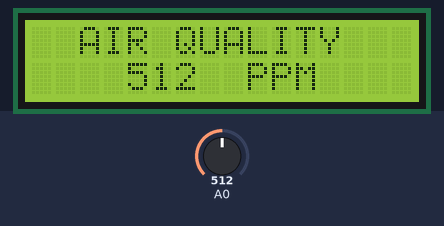
The sketch below on a simulated Arduino Uno, built with avr-gcc and run on an emulated ATmega328P. Shown: 16×2 character LCD. The test bench sets the inputs (shaded band); at power-on: A0 = 512.

Above: at 1.2 s.
1.3 s: A0 set to 716
At 3.3 s:
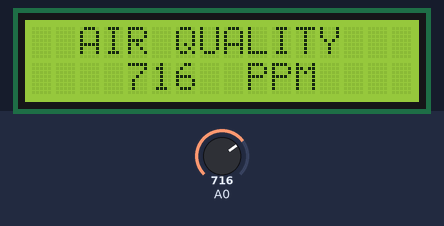
4.0 s: A0 set to 900
At 5.0 s:
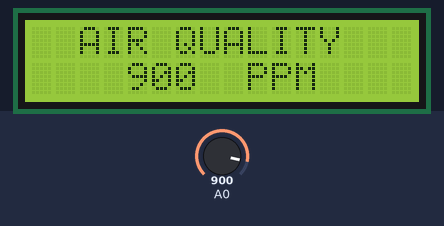
6.7 s: A0 set to 1023
At 8.4 s:
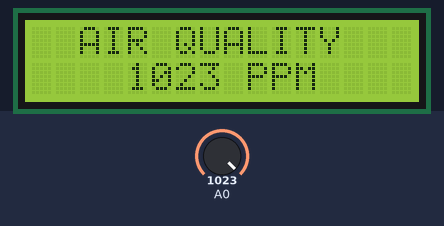
Timing chart, 0 to 9.9 s (numbered marks = the images above; inputs shaded):
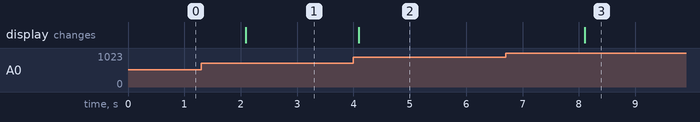

Measured:
- after the input at 1.3 s, the display: changes after 0.79 s (image 1)
- after the input at 4.0 s, the display: changes after 0.09 s (image 2)
- after the input at 6.7 s, the display: changes after 1.4 s (image 3)

The sketch:

Gas_Sensor.ino
```cpp
#include <LiquidCrystal_I2C.h>
LiquidCrystal_I2C lcd(0x3F,16,2);  // set the LCD address to 0x3F for a 16 chars and 2 line display

void setup()
{
  lcd.init();
  lcd.backlight();
  lcd.setCursor(2,0);
  lcd.print("AIR QUALITY");
  lcd.setCursor(9,1);
  lcd.print("PPM");
}

void loop()
{
  int sensorValue = analogRead(A0);
  lcd.setCursor(4,1);
  lcd.print(sensorValue);
  delay(2000);
}
```
